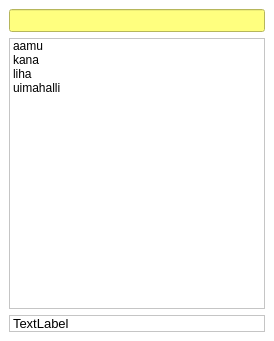
<ui version="4.0" >
 <class>FiruMainWindowClass</class>
 <widget class="QMainWindow" name="FiruMainWindowClass" >
  <property name="geometry" >
   <rect>
    <x>0</x>
    <y>0</y>
    <width>274</width>
    <height>341</height>
   </rect>
  </property>
  <property name="windowTitle" >
   <string>Firu</string>
  </property>
  <property name="styleSheet" >
   <string notr="true" >
font: 75 10pt "MS Shell Dlg 2";background-color: rgb(255, 255, 255);
border-color: rgb(0, 0, 127);
color: rgb(0, 0, 0);</string>
  </property>
  <widget class="QWidget" name="centralwidget" >
   <layout class="QVBoxLayout" name="verticalLayout" >
    <item>
     <widget class="QLineEdit" name="editInput" >
      <property name="font" >
       <font>
        <family>MS Shell Dlg 2</family>
        <pointsize>10</pointsize>
        <weight>9</weight>
        <italic>false</italic>
        <bold>false</bold>
       </font>
      </property>
      <property name="styleSheet" >
       <string notr="true" >color: rgb(0, 0, 0);
background-color: rgb(255, 255, 127);</string>
      </property>
     </widget>
    </item>
    <item>
     <widget class="QListWidget" name="listSources" >
      <item>
       <property name="text" >
        <string>aamu</string>
       </property>
      </item>
      <item>
       <property name="text" >
        <string>kana</string>
       </property>
      </item>
      <item>
       <property name="text" >
        <string>liha</string>
       </property>
      </item>
      <item>
       <property name="text" >
        <string>uimahalli</string>
       </property>
      </item>
     </widget>
    </item>
    <item>
     <widget class="QLabel" name="laTranslation" >
      <property name="font" >
       <font>
        <family>MS Shell Dlg 2</family>
        <pointsize>10</pointsize>
        <weight>9</weight>
        <italic>false</italic>
        <bold>false</bold>
       </font>
      </property>
      <property name="frameShape" >
       <enum>QFrame::StyledPanel</enum>
      </property>
      <property name="text" >
       <string>TextLabel</string>
      </property>
      <property name="wordWrap" >
       <bool>true</bool>
      </property>
     </widget>
    </item>
   </layout>
  </widget>
  <widget class="QMenuBar" name="menubar" >
   <property name="geometry" >
    <rect>
     <x>0</x>
     <y>0</y>
     <width>274</width>
     <height>24</height>
    </rect>
   </property>
   <property name="styleSheet" >
    <string notr="true" >
border-color: rgb(0, 0, 0);color: rgb(0, 0, 0);
background-color: rgb(255, 255, 255);
selection-background-color: rgb(170, 255, 255);
selection-color: rgb(0, 0, 127);</string>
   </property>
  </widget>
  <action name="actionOpenDict" >
   <property name="text" >
    <string>OpenDict</string>
   </property>
  </action>
  <action name="actionOpenTrainer" >
   <property name="text" >
    <string>OpenTrainer</string>
   </property>
  </action>
 </widget>
 <tabstops>
  <tabstop>editInput</tabstop>
  <tabstop>listSources</tabstop>
 </tabstops>
 <resources/>
 <connections>
  <connection>
   <sender>FiruMainWindowClass</sender>
   <signal>inputWordChanged(QString)</signal>
   <receiver>laTranslation</receiver>
   <slot>setText(QString)</slot>
   <hints>
    <hint type="sourcelabel" >
     <x>136</x>
     <y>139</y>
    </hint>
    <hint type="destinationlabel" >
     <x>145</x>
     <y>331</y>
    </hint>
   </hints>
  </connection>
  <connection>
   <sender>editInput</sender>
   <signal>textChanged(QString)</signal>
   <receiver>FiruMainWindowClass</receiver>
   <slot>setInputWord(QString)</slot>
   <hints>
    <hint type="sourcelabel" >
     <x>136</x>
     <y>42</y>
    </hint>
    <hint type="destinationlabel" >
     <x>136</x>
     <y>139</y>
    </hint>
   </hints>
  </connection>
  <connection>
   <sender>listSources</sender>
   <signal>currentTextChanged(QString)</signal>
   <receiver>FiruMainWindowClass</receiver>
   <slot>setInputWord(QString)</slot>
   <hints>
    <hint type="sourcelabel" >
     <x>136</x>
     <y>153</y>
    </hint>
    <hint type="destinationlabel" >
     <x>136</x>
     <y>139</y>
    </hint>
   </hints>
  </connection>
 </connections>
 <slots>
  <slot>setInputWord(QString)</slot>
  <signal>inputWordChanged(QString)</signal>
 </slots>
</ui>
